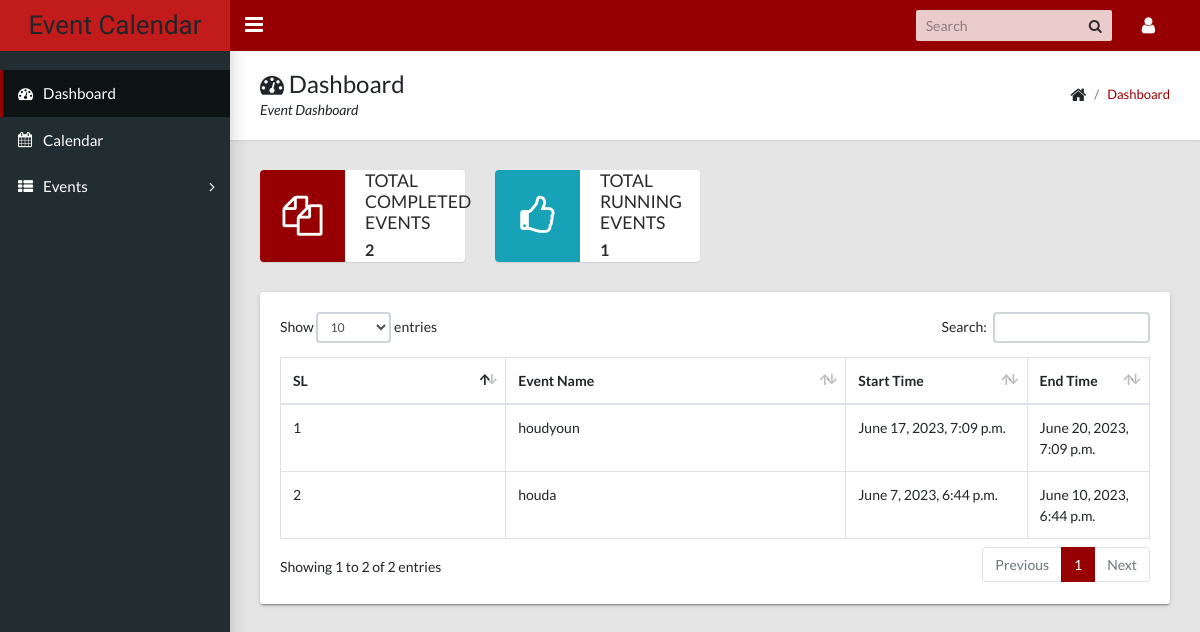
Screenshot of / (signed in) with the database file from the repository.
### calendarapp/models/event.py (models this page shows, shortened)
class Event(EventAbstract):
    user = models.ForeignKey(User, on_delete=models.CASCADE, related_name="events")
    title = models.CharField(max_length=200, unique=True)
    description = models.TextField()
    start_time = models.DateTimeField()
    end_time = models.DateTimeField()
    objects = EventManager()

### eventcalendar/views.py (the view)
# urls.py: path("", DashboardView.as_view(), name="dashboard"),
class DashboardView(LoginRequiredMixin, View):
    login_url = "accounts:signin"
    template_name = "calendarapp/dashboard.html"
    def get(self, request, *args, **kwargs):
        events = Event.objects.get_all_events(user=request.user)
        running_events = Event.objects.get_running_events(user=request.user)
        latest_events = Event.objects.filter(user=request.user).order_by("-id")[:10]
        context = {
            "total_event": events.count(),
            "running_events": running_events,
            "latest_events": latest_events,
        }
        return render(request, self.template_name, context)

### calendarapp/models/event.py (called while the page is built)
    def get_all_events(self, user):
        events = Event.objects.filter(user=user, is_active=True, is_deleted=False)
        return events

    def get_running_events(self, user):
        running_events = Event.objects.filter(
            user=user,
            is_active=True,
            is_deleted=False,
            end_time__gte=datetime.now().date(),
        ).order_by("start_time")
        return running_events

### templates/calendarapp/dashboard.html (shortened to what this page needs)
{% extends 'base/base.html' %}
{% load static %}
{% block breadcrumb %}
    <div>
        <h1><i class="fa fa-dashboard"></i> Dashboard</h1>
        <p>Event Dashboard</p>
    </div>
    <ul class="app-breadcrumb breadcrumb">
        <li class="breadcrumb-item"><i class="fa fa-home fa-lg"></i></li>
        <li class="breadcrumb-item"><a href="#">Dashboard</a></li>
    </ul>
{% endblock breadcrumb %}
{% block content %}
<div class="row">
    <div class="col-md-6 col-lg-3">
        <div class="widget-small primary coloured-icon">
            <i class="icon fa fa-files-o fa-3x"></i>
            <div class="info">
                <h4>Total Completed Events</h4>
                <p><b>{{ total_event }}</b></p>
            </div>
        </div>
    </div>
    <div class="col-md-6 col-lg-3">
        <div class="widget-small info coloured-icon">
            <i class="icon fa fa-thumbs-o-up fa-3x"></i>
            <div class="info">
                <h4>Total Running Events</h4>
                <p><b>{{ running_events.count }}</b></p>
            </div>
        </div>
    </div>
    <div class="col-md-12">
        <div class="tile">
            <div class="tile-body">
                <div class="table-responsive">
                    <div id="sampleTable_wrapper" class="dataTables_wrapper container-fluid dt-bootstrap4 no-footer">
                        <div class="row">
                            <div class="col-sm-12">
                                <table class="table table-hover table-bordered dataTable no-footer" id="sampleTable" role="grid" aria-describedby="sampleTable_info">
                                    <thead>
                                        <tr role="row">
                                            <th class="sorting_asc" tabindex="0" aria-controls="sampleTable" rowspan="1" colspan="1" aria-sort="ascending" aria-label="Name: activate to sort column descending" style="width: 261.641px;">SL</th>
                                            <th class="sorting" tabindex="0" aria-controls="sampleTable" rowspan="1" colspan="1" aria-label="Position: activate to sort column ascending" style="width: 417.312px;">Event Name</th>
                                            <th class="sorting" tabindex="0" aria-controls="sampleTable" rowspan="1" colspan="1" aria-label="Office: activate to sort column ascending" style="width: 189.281px;">Start Time</th>
                                            <th class="sorting" tabindex="0" aria-controls="sampleTable" rowspan="1" colspan="1" aria-label="Age: activate to sort column ascending" style="width: 102.141px;">End Time</th>
                                        </tr>
                                    </thead>
                                    <tbody>
                                        {% for event in latest_events %}
                                            <tr role="row" class="odd">
                                                <td class="sorting_1">{{ forloop.counter }}</td>
                                                <td>{{ event.title }}</td>
                                                <td>{{ event.start_time }}</td>
                                                <td>{{ event.end_time }}</td>
                                            </tr>
                                        {% endfor %}
                                    </tbody>
                                </table>
                            </div>
                        </div>
                    </div>
                </div>
            </div>
        </div>
    </div>
</div>
{% endblock content %}

### rows the page displays
Event: title "houdyoun", start_time "June 17, 2023, 7:09 p.m.", end_time "June 20, 2023, 7:09 p.m."
Event: title "houda", start_time "June 7, 2023, 6:44 p.m.", end_time "June 10, 2023, 6:44 p.m."

### other values shown
{{ total_event }} "2"
{{ running_events.count }} "1"
